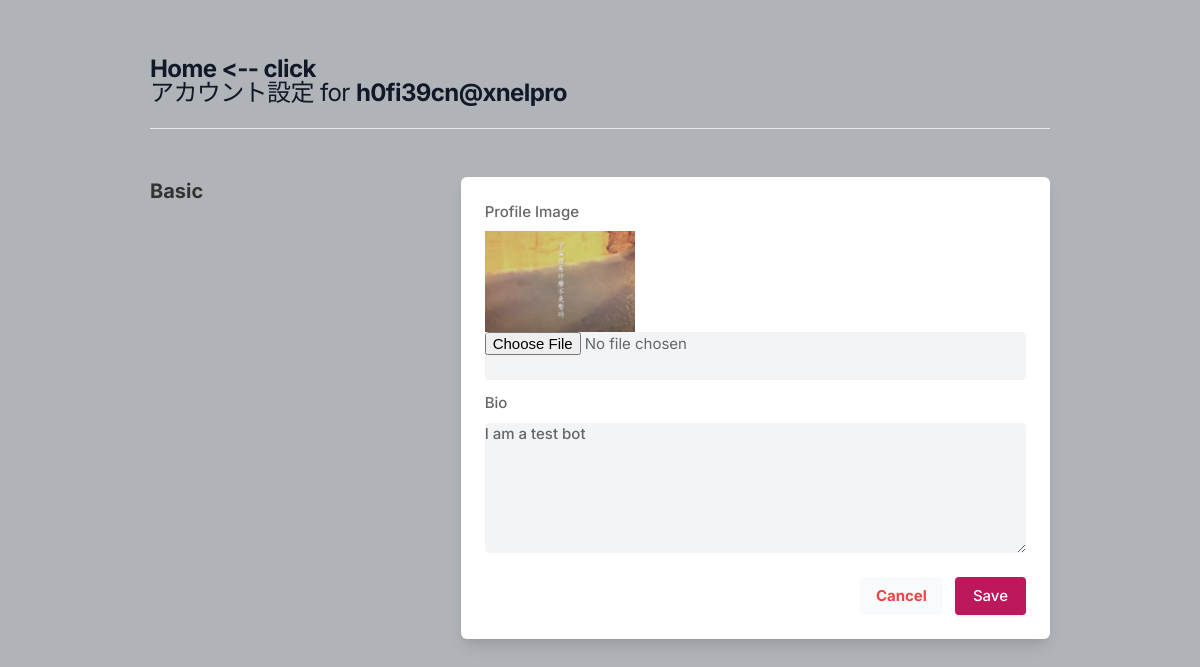
Screenshot of /settings (signed in) with the database file from the repository.
### core/models.py (models this page shows, shortened)
class profile(models.Model):
    user = models.ForeignKey(User, on_delete=models.CASCADE)
    id_user = models.IntegerField()
    bio = models.TextField(blank=True)
    profileimg = models.ImageField(upload_to='profile_images', default='blank.png')

### core/views.py (the view, shortened to what this page needs)
# urls.py: path('settings',views.settings,name = 'settings'),
def settings(request):
    user_profile = profile.objects.get(user = request.user)
    return render(request,'setting.html',{'user_profile':user_profile})

### templates/setting.html (shortened to what this page needs)
{% load static %}
<!DOCTYPE html>
<html lang="en">
<head>
    <link rel="stylesheet" href="{% static 'assets/css/icons.css' %}">
    <link rel="stylesheet" href="{% static 'assets/css/uikit.css' %}">
    <link rel="stylesheet" href="{% static 'assets/css/style.css' %}">
    <link rel="stylesheet" href="{% static 'assets/css/tailwind.css' %}">
</head>
<body>
            <div class="container m-auto">
                <h1 class="text-2xl leading-none text-gray-900 tracking-tight mt-3"><a href="/" class ="font-bold">Home <-- click</a> <br> アカウント設定 for <b> {{user.email}} </h1>
                <br>
                <hr>
                <div class="grid lg:grid-cols-3 mt-12 gap-8">
                    <div>
                        <h3 class="text-xl mb-2"> Basic</h3>
                    </div>
                    <div class="bg-white rounded-md lg:shadow-lg shadow col-span-2">
                       <form action="" method = "POST" enctype="multipart/form-data">
                       <div class="grid grid-cols-2 gap-3 lg:p-6 p-4">
                            <div class="col-span-2">
                                <label for=""> Profile Image</label>
                                <img width="150" height="150" src="{{user_profile.profileimg.url}}" />
                                <input type="file" name="image" value="" class="shadow-none bg-gray-100">
                            </div>
                            <div class="col-span-2">
                                <label for="about">Bio</label>
                                <textarea id="bio" name="bio" rows="3"  class="shadow-none bg-gray-100">{{user_profile.bio}}</textarea>
                            </div>
                       </div>
                       <div class="bg-gray-10 p-6 pt-0 flex justify-end space-x-3">
                           <button class="p-2 px-4 rounded bg-gray-50 text-red-500"><a href="/">Cancel</a>  </button>
                           <button type="submit" class="button bg-blue-700"> Save </button>
                       </div>
                        </form>
                    </div>
                    </div>
                    <br>
                </div>
</body>
</html>

### static/assets/css/style.css (style rules this page uses)
body { background-color: #B0B3B8!important; }
button { vertical-align: middle; }
span.button, button.button { background-color: #be185d; top: 0; color: #fff; position: relative; padding: 8px 18px; line-height: 22px; position: relative; font-weight: 500; font-size: 15px; display: inline-block; -webkit-transition: all 0.2s ease-in-out; transition: all 0.2s ease-in-out; cursor: pointer; overflow: hidden; border: none; border-radius: 4px; -webkit-box-shadow: 0 1px 3px rgba(0, 0, 0, 0.1); box-shadow: 0 1px 3px rgba(0, 0, 0, 0.1); }
input { height: 48px; line-height: 48px; padding: 0 20px; outline: none; font-size: 15px; color: #808080; max-width: 100%; width: 100%; -webkit-box-sizing: border-box; box-sizing: border-box; display: block; font-weight: 400; opacity: 1; border-radius: 4px; border: none; -webkit-box-shadow: 0 1px 4px 0px rgba(0, 0, 0, 0.12); box-shadow: 0 1px 4px 0px rgba(0, 0, 0, 0.12); }
textarea { height: 48px; line-height: 48px; padding: 0 20px; outline: none; font-size: 15px; color: #808080; margin: 0 0 16px 0; max-width: 100%; width: 100%; -webkit-box-sizing: border-box; box-sizing: border-box; display: block; background-color: #fff; font-weight: 500; opacity: 1; border-radius: 4px; border: none; -webkit-box-shadow: 0 1px 4px 0px rgba(0, 0, 0, 0.12); box-shadow: 0 1px 4px 0px rgba(0, 0, 0, 0.12); }
input { -webkit-transition: all 0.1s ease-in-out; transition: all 0.1s ease-in-out; }
::placeholder { color: #808080; opacity: 1; }
textarea { height: auto; line-height: 27px; padding: 20px; min-height: 130px; -webkit-transition: none !important; transition: none !important; min-width: 100%; }
label, legend { display: block; font-weight: bold; font-size: 15px; font-weight: 500; margin-bottom: 8px; }
button { border: none; margin: 0; padding: 0; width: auto; overflow: visible; background: transparent; color: inherit; font: inherit; line-height: normal; cursor: pointer; }
a { color: #be185d; -webkit-transition: 0.3s; transition: 0.3s; outline: none !important; }
button { outline: none !important; }
img { max-width: 100%; }
body { color: #666; font-size: 15px; line-height: 27px; background-color: #f0f2f5; font-family: "Inter", sans-serif; text-transform: none; }
h1, h2, h3, h4, h5, h6 { font-family: "Inter", sans-serif; text-transform: none; }
textarea, select { font-family: "Inter", sans-serif; text-transform: none; }
button, body .pac-container { font-family: "Inter", sans-serif; text-transform: none; }
h1, h2, h3, h4, h5, h6 { color: #333; font-weight: 500; margin: 0; padding: 0; }
h1 { font-size: 32px; }
h3 { font-size: 22px; }
b, strong { font-weight: 700 !important; }
@media (min-width: 1024px) { .container { max-width: 900px !important; padding-top: 45px; } }
.shadow-none { -webkit-box-shadow: none !important; box-shadow: none !important; }

### rows the page displays
profile: profileimg (picture), bio "I am a test bot"

### other values shown
{{ user.email }} "h0fi39cn@xnelpro"
